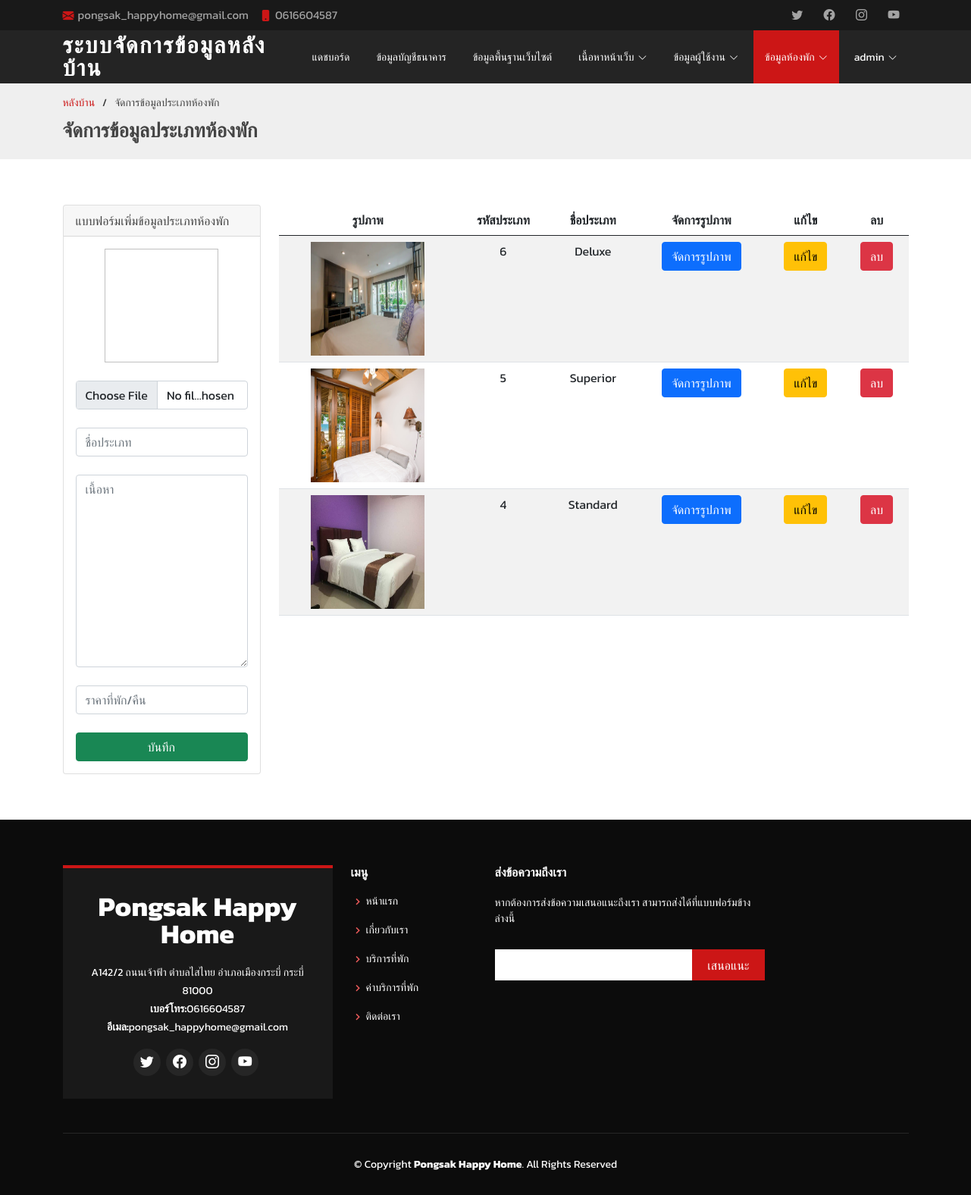
The page /admin.php?roomtypes (signed in) on the database its author committed.
### tables this page shows
CREATE TABLE `website` (
  `web_name` varchar(255) NOT NULL COMMENT 'ชื่อเว็บไซต์',
  `web_description` text NOT NULL COMMENT 'คำอธิบายเว็บไซต์',
  `web_keywords` text NOT NULL COMMENT 'คำค้นหาเว็บไซต์',
  `web_address` text NOT NULL COMMENT 'ทีอยู่เว็บไซต์',
  `web_phone` char(10) NOT NULL COMMENT 'เบอร์โทรศัพท์',
  `web_email` varchar(255) NOT NULL COMMENT 'อีเมล',
  `web_facebook` text NOT NULL COMMENT 'ลิ้ง Facebook',
  `web_ig` text NOT NULL COMMENT 'ลิ้ง IG',
  `web_youtube` text NOT NULL COMMENT 'ลิ้ง Youtube',
  `web_twitter` text NOT NULL COMMENT 'ลิ้ง Twitter',
  `web_google_map` text NOT NULL COMMENT 'Iframe Google map'
);

CREATE TABLE `roomtypes` (
  `rt_id` int(11) NOT NULL COMMENT 'รหัสประเภท',
  `rt_name` varchar(255) NOT NULL COMMENT 'ชื่อประเภท',
  `rt_image` text NOT NULL COMMENT 'รูปภาพหลัก',
  `rt_view` int(11) NOT NULL COMMENT 'ยอดวิว',
  `rt_content` longtext NOT NULL COMMENT 'เนื้อหา',
  `rt_price` decimal(10,2) NOT NULL COMMENT 'ราคาห้องพัก/คืน',
  `rt_created` timestamp NOT NULL DEFAULT current_timestamp() COMMENT 'วันที่เพิ่มข้อมูล',
  `rt_updated` timestamp NOT NULL DEFAULT current_timestamp() ON UPDATE current_timestamp() COMMENT 'วันที่อัพเดตข้อมูลล่าสุด'
);

### admin.php (the view, shortened to what this page needs)
<?php
if (!isset($_SESSION['USER_LOGIN']) || $_SESSION['USER_ROLE'] != "ADMIN") {
    header('location:index.php');
} else {
    require_once('services/connect.php');
    $sql = "SELECT * FROM website";
    $stmt = $pdo->query($sql);
    $web = $stmt->fetch(PDO::FETCH_OBJ);
    if (empty($_GET)) {
        $page_title = "แดชบอร์ด";
        $sql = "SELECT * FROM book WHERE b_status='รอตรวจสอบ'";
        $stmt = $pdo->query($sql);
        $books_status1 = $stmt->fetchAll();
        $sql = "SELECT * FROM book WHERE b_status='รอชำระค่ามัดจำ'";
        $stmt = $pdo->query($sql);
        $books_status2 = $stmt->fetchAll();
        $sql = "SELECT * FROM book WHERE b_status='รอตรวจสอบการชำระค่ามัดจำ'";
        $stmt = $pdo->query($sql);
        $books_status3 = $stmt->fetchAll();
        $sql = "SELECT * FROM book WHERE b_status='สำเร็จ'";
        $stmt = $pdo->query($sql);
        $books_status4 = $stmt->fetchAll();
        $sql = "SELECT * FROM book WHERE b_status='ไม่อนุมัติ'";
        $stmt = $pdo->query($sql);
        $books_status5 = $stmt->fetchAll();
        $today = date("Y-m-d");
        $sql = "SELECT (SELECT count(*) FROM book WHERE b_status='รอตรวจสอบ') as num_status1,(SELECT count(*) FROM book WHERE b_status='รอตรวจสอบการชำระค่ามัดจำ') as num_status3,(SELECT count(*) FROM rooms WHERE r_id NOT IN (SELECT b_id FROM book WHERE '$today' < b_check_out AND '$today' > b_check_in)) as num_free_room";
        $stmt = $pdo->query($sql);
        $stats = $stmt->fetchObject();
    } else {
        if (isset($_GET['website'])) {
            $page_title = "จัดการข้อมูลพื้นฐานเว็บไซต์";
        } else if (isset($_GET['admins'])) {
            $page_title = "จัดการข้อมูลผู้ดูแลระบบ";
            $sql = "SELECT * FROM admins ORDER BY adm_created DESC";
            $stmt = $pdo->query($sql);
            $data = $stmt->fetchAll();
        } else if (isset($_GET['customers'])) {
            $page_title = "จัดการข้อมูลลูกค้า";
            $sql = "SELECT * FROM customers ORDER BY cus_created DESC";
            $stmt = $pdo->query($sql);
            $data = $stmt->fetchAll();
        } else if (isset($_GET['roomtypes'])) {
            $page_title = "จัดการข้อมูลประเภทห้องพัก";
            $sql = "SELECT * FROM roomtypes ORDER BY rt_created DESC";
            $stmt = $pdo->query($sql);
            $data = $stmt->fetchAll();
        } else if (isset($_GET['rooms'])) {
            $page_title = "จัดการข้อมูลรายชื่อห้องพัก";
            $sql = "SELECT * FROM roomtypes ORDER BY rt_created DESC";
            $stmt = $pdo->query($sql);
            $data = $stmt->fetchAll();
        } else if (isset($_GET['welcome_msg'])) {
            $page_title = "ข้อความต้อนรับ";
            $sql = "SELECT * FROM welcome";
            $stmt = $pdo->query($sql);
            $welcome = $stmt->fetch(PDO::FETCH_OBJ);
        } else if (isset($_GET['aboutus'])) {
            $page_title = "เกี่ยวกับเรา";
            $sql = "SELECT * FROM aboutus";
            $stmt = $pdo->query($sql);
            $aboutus = $stmt->fetch(PDO::FETCH_OBJ);
        } else if (isset($_GET['services'])) {
            $page_title = "บริการที่พัก";
            $sql = "SELECT * FROM services ORDER BY sv_no ASC";
            $stmt = $pdo->query($sql);
            $data = $stmt->fetchAll();
        } else if (isset($_GET['banks'])) {
            $page_title = "จัดการข้อมูลบัญชีธนาคาร";
            $sql = "SELECT * FROM banks ORDER BY bank_created DESC";
            $stmt = $pdo->query($sql);
            $data = $stmt->fetchAll();
        }
    }
}
?>
<!DOCTYPE html>
<html lang="en">
<head>
    <?php require_once('layouts/head.php'); ?>
</head>
<body>
    <section id="topbar" class="d-flex align-items-center">
        <div class="container d-flex justify-content-center justify-content-md-between">
            <div class="contact-info d-flex align-items-center">
                <i class="bi bi-envelope-fill"></i><a href="mailto:<?= $web->web_email ?>"><?= $web->web_email ?></a>
                <i class="bi bi-phone-fill phone-icon"></i><?= $web->web_phone ?>
            </div>
            <div class="social-links d-none d-md-block">
                <a href="<?= $web->web_twitter ?>" class="twitter"><i class="bi bi-twitter"></i></a>
                <a href="<?= $web->web_facebook ?>" class="facebook"><i class="bi bi-facebook"></i></a>
                <a href="<?= $web->web_ig ?>" class="instagram"><i class="bi bi-instagram"></i></a>
                <a href="<?= $web->web_youtube ?>" class="youtube"><i class="bi bi-youtube"></i></i></a>
            </div>
        </div>
    </section>
    <header id="header" class="d-flex align-items-center">
        <div class="container d-flex align-items-center justify-content-between">
            <h1 class="logo"><a href="admin.php">ระบบจัดการข้อมูลหลังบ้าน</a></h1>
            <nav id="navbar" class="navbar">
                <ul>
                    <li><a class="nav-link <?= (empty($_GET)) ? "active" : '' ?>" href="admin.php">แดชบอร์ด</a></li>
                    <li><a class="nav-link <?= (isset($_GET['banks'])) ? "active" : '' ?>" href="admin.php?banks">ข้อมูลบัญชีธนาคาร</a></li>
                    <li><a class="nav-link <?= (isset($_GET['website'])) ? "active" : '' ?>" href="admin.php?website">ข้อมูลพื้นฐานเว็บไซต์</a></li>
                    <li class="dropdown">
                        <a role="button" class="<?= (isset($_GET['welcome_msg']) || isset($_GET['aboutus'])) || isset($_GET['services']) ? "active" : '' ?>">เนื้อหาหน้าเว็บ
                            <i class="bi bi-chevron-down"></i>
                        </a>
                    </li>
                    <li class="dropdown">
                        <a role="button" class="<?= (isset($_GET['admins']) || isset($_GET['customers'])) ? "active" : '' ?>">ข้อมูลผู้ใช้งาน
                            <i class="bi bi-chevron-down"></i>
                        </a>
                    </li>
                    <li class="dropdown">
                        <a role="button" class="<?= (isset($_GET['roomtypes']) || isset($_GET['rooms'])) ? "active" : '' ?>">ข้อมูลห้องพัก
                            <i class="bi bi-chevron-down"></i>
                        </a>
                    </li>
                    <?php if (!isset($_SESSION['USER_LOGIN'])) : ?>
                        <li><a class="nav-link" role="button" data-bs-toggle="modal" data-bs-target="#loginModal">เข้าสู่ระบบ</a></li>
                        <li><a class="nav-link" role="button" data-bs-toggle="modal" data-bs-target="#registerModal">สมัครสมาชิก</a></li>
                    <?php else : ?>
                        <li class="dropdown"><a href="javascript:void(0)"><span><?= $_SESSION['USER_USERNAME'] ?></span> <i class="bi bi-chevron-down"></i></a>
                        </li>
                    <?php endif ?>
                </ul>
            </nav>
        </div>
    </header>
    <main id="main">
        <section id="breadcrumbs" class="breadcrumbs">
            <div class="container">
                <ol>
                    <li><a href="admin.php">หลังบ้าน</a></li>
                    <li><?= $page_title; ?></li>
                </ol>
                <h2><?= $page_title; ?></h2>
            </div>
        </section>
        <section class="inner-page">
            <?php
            if (empty($_GET)) {
                require_once('admin_html/dashboard.php');
            } else {
                if (isset($_GET['admins'])) {
                    require_once('admin_html/admins_table_form.php');
                } else if (isset($_GET['customers'])) {
                    require_once('admin_html/customers_table_form.php');
                } else if (isset($_GET['roomtypes'])) {
                    require_once('admin_html/roomtypes_table_form.php');
                } else if (isset($_GET['rooms'])) {
                    require_once('admin_html/rooms_table_form.php');
                } else if (isset($_GET['welcome_msg'])) {
                    require_once('admin_html/welcome_msg_table_form.php');
                } else if (isset($_GET['aboutus'])) {
                    require_once('admin_html/aboutus_table_form.php');
                } else if (isset($_GET['services'])) {
                    require_once('admin_html/services_table_form.php');
                } else if (isset($_GET['website'])) {
                    require_once('admin_html/website_table_form.php');
                } else if (isset($_GET['banks'])) {
                    require_once('admin_html/banks_table_form.php');
                }
            }
            ?>
        </section>
    </main>
    <?php require_once('layouts/footer.php'); ?>
</body>
</html>

### admin_html/roomtypes_table_form.php (shortened to what this page needs)
<link rel="stylesheet" href="assets/vendor/dropzonejs/dist/min/dropzone.min.css">
<div class="container">
    <div class="row">
        <div class="col-lg-3 col-12">
            <div class="card">
                <div class="card-header">
                    แบบฟอร์มเพิ่มข้อมูลประเภทห้องพัก
                </div>
                <div class="card-body">
                    <form id="createRoomTypeForm" enctype="multipart/form-data">
                        <div class="form-group text-center">
                            <img id="previewRtImg" width="150px" height="150px">
                            <br><br>
                            <input type="file" class="form-control" name="rt_image" id="uploadRtImg" accept="image/*" required>
                        </div>
                        <br>
                        <div class="form-group">
                            <input type="text" class="form-control" name="rt_name" placeholder="ชื่อประเภท" required>
                        </div>
                        <br>
                        <div class="form-group">
                            <textarea class="form-control" name="rt_content" placeholder="เนื้อหา" cols="30" rows="10"></textarea>
                        </div>
                        <br>
                        <div class="form-group">
                            <input type="number" class="form-control" name="rt_price" placeholder="ราคาที่พัก/คืน" required>
                        </div>
                        <br>
                        <button type="submit" class="btn btn-success w-100">บันทึก</button>
                    </form>
                </div>
            </div>
        </div>
        <div class="col-lg-9 col-12">
            <div class="table-responsive">
                <table class="table table-striped text-center dataTable">
                    <thead>
                        <tr>
                            <th>รูปภาพ</th>
                            <th>รหัสประเภท</th>
                            <th>ชื่อประเภท</th>
                            <th>จัดการรูปภาพ</th>
                            <th>แก้ไข</th>
                            <th>ลบ</th>
                        </tr>
                    </thead>
                    <tbody>
                        <?php foreach ($data as $row) { ?>
                            <tr>
                                <td>
                                    <img width="150px" height="150px" src="assets/img/roomtypes/<?= $row['rt_image'] ?>">
                                </td>
                                <td><?= $row['rt_id'] ?></td>
                                <td><?= $row['rt_name'] ?></td>
                                <td>
                                    <button class="btn btn-primary" onclick="manageImages('<?= $row['rt_id'] ?>')">
                                        จัดการรูปภาพ
                                    </button>
                                </td>
                                <td>
                                    <button class="btn btn-warning" onclick="editRoomType('<?= $row['rt_id'] ?>')">
                                        แก้ไข
                                    </button>
                                </td>
                                <td>
                                    <button class="btn btn-danger" onclick="deleteRoomType('<?= $row['rt_id'] ?>')">
                                        ลบ
                                    </button>
                                </td>
                            </tr>
                        <?php } ?>
                    </tbody>
                </table>
            </div>
        </div>
    </div>
</div>

### layouts/footer.php (shortened to what this page needs)
<footer id="footer">
    <div class="footer-top">
        <div class="container">
            <div class="row">
                <div class="col-lg-4 col-md-6">
                    <div class="footer-info">
                        <h3><?= $web->web_name ?></h3>
                        <p>
                            <?= $web->web_address; ?><br>
                            <strong>เบอร์โทร:</strong><?= $web->web_phone ?><br>
                            <strong>อีเมล:</strong><?= $web->web_email ?><br>
                        </p>
                        <div class="social-links mt-3">
                            <a href="<?= $web->web_twitter ?>" class="twitter"><i class="bi bi-twitter"></i></a>
                            <a href="<?= $web->web_facebook ?>" class="facebook"><i class="bi bi-facebook"></i></a>
                            <a href="<?= $web->web_ig ?>" class="instagram"><i class="bi bi-instagram"></i></a>
                            <a href="<?= $web->web_youtube ?>" class="youtube"><i class="bi bi-youtube"></i></i></a>
                        </div>
                    </div>
                </div>
                <div class="col-lg-2 col-md-6 footer-links">
                    <h4>เมนู</h4>
                    <ul>
                        <li><i class="bx bx-chevron-right"></i> <a href="#hero">หน้าแรก</a></li>
                        <li><i class="bx bx-chevron-right"></i> <a href="#about">เกี่ยวกับเรา</a></li>
                        <li><i class="bx bx-chevron-right"></i> <a href="#services">บริการที่พัก</a></li>
                        <li><i class="bx bx-chevron-right"></i> <a href="#pricing">ค่าบริการที่พัก</a></li>
                        <li><i class="bx bx-chevron-right"></i> <a href="#contact">ติดต่อเรา</a></li>
                    </ul>
                </div>
                <div class="col-lg-4 col-md-6 footer-newsletter">
                    <h4>ส่งข้อความถึงเรา</h4>
                    <p>หากต้องการส่งข้อความเสนอแนะถึงเรา สามารถส่งได้ที่แบบฟอร์มข้างล่างนี้</p>
                    <form action="javascript:void(0)" method="post">
                        <input type="email" name="email"><input type="submit" value="เสนอแนะ">
                    </form>
                </div>
            </div>
        </div>
    </div>
    <div class="container">
        <div class="copyright">
            &copy; Copyright <strong><span><?= $web->web_name ?></span></strong>. All Rights Reserved
        </div>
    </div>
</footer>

### rows shown on the page
website: web_email "pongsak_happyhome@gmail.com", web_phone "0616604587", web_name "Pongsak Happy Home", web_address "A142/2 ถนนเจ้าฟ้า ตำบลไสไทย อำเภอเมืองกระบี่ กระบี่ 81000"
roomtypes: rt_image (picture), rt_id "6", rt_name "Deluxe"
roomtypes: rt_image (picture), rt_id "5", rt_name "Superior"
roomtypes: rt_image (picture), rt_id "4", rt_name "Standard"

### other values the page prints
$_SESSION['USER_USERNAME'] "admin"
$page_title "จัดการข้อมูลประเภทห้องพัก"
